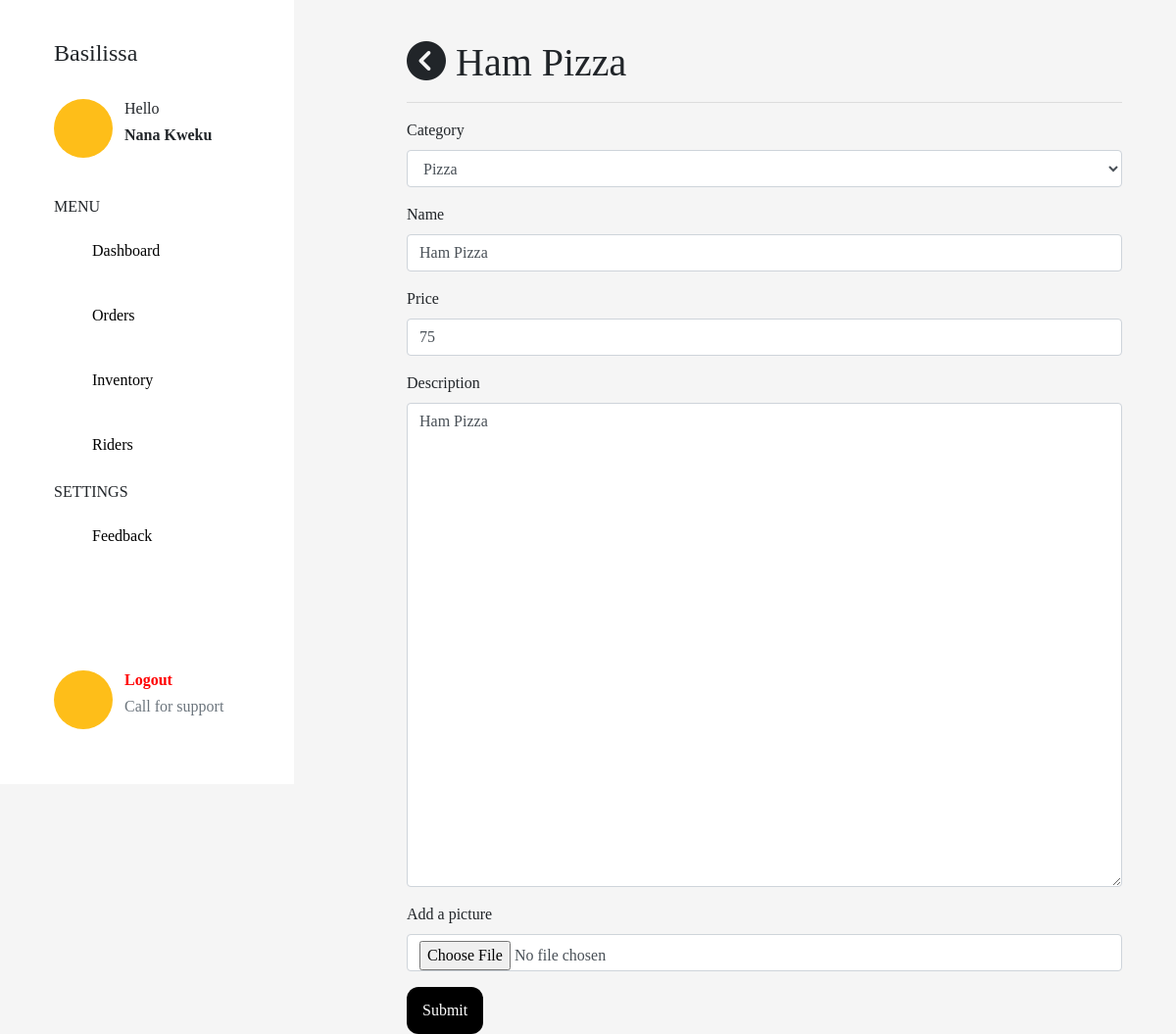
Screenshot of /item/9 with the database file from the repository.
### models.py (models this page shows, shortened)
class Item(db.Model):
    id = db.Column(db.Integer, primary_key=True)
    name = db.Column(db.String, nullable=False)
    price = db.Column(db.String, nullable=False)
    description = db.Column(db.String, nullable=False)
    category = db.Column(db.String, nullable=False)
    image_file = db.Column(db.String(200), default='default.png')
    status = db.Column(db.Boolean, default=True)

### app.py (the view, shortened to what this page needs)
@app.route('/item/<int:id>', methods=['POST','GET'])
def item(id):
    form = ItemForm()
    item = Item.query.filter_by(id=id).first()
    if request.method == 'GET':
        form.name.data = item.name
        form.price.data = item.price
        form.description.data = item.description
    return render_template('item.html', item=item, form=form)

### forms.py
class ItemForm(FlaskForm):
    name = StringField('Name', validators=[DataRequired()])
    price = StringField('Price', validators=[DataRequired()])
    description = StringField('Description', widget=TextArea(), validators=[DataRequired()])
    image = FileField('Add a picture', validators=[FileAllowed(['jpg', 'png', 'png'])])
    category = SelectField('Category', choices=[('Pizza', 'Pizza'),('Chineese','Chineese'),('Cocktails','Cocktails'),('Shawarma','Shawarma'),('Chicken','Chicken'),('Rice','Rice')])
    submit = SubmitField('Submit')

### templates/item.html (shortened to what this page needs)
{% extends "dash.html" %}
{% block body %}
<div class="container">
<form action="" method="POST">
    <h1> <i class="fas fa-chevron-circle-left" onclick="window.history.back()"></i> {{item.name}} </h1>
    <hr>
    <div class="form-group">
        {{form.category.label}}
        {{form.category (class="form-control", id="exampleInputEmail1")}}
    </div>
    <div class="form-group">
        {{form.name.label}}
        {{form.name (class="form-control", id="exampleInputEmail1")}}
    </div>
    <div class="form-group">
        {{form.price.label}}
        {{form.price (class="form-control", id="exampleInputEmail1")}}
    </div>
    <div class="form-group">
        {{form.description.label}}
        {{form.description (class="form-control", id="exampleInputEmail1", cols="35", rows="20")}}
    </div>
    <div class="form-group">
        {{form.image.label}}
        {{form.image (class="form-control", id="exampleInputEmail1")}}
    </div>
    <div class="form-group">
        {{form.submit(class="button-solid-black")}}
    </div>
</form>
</div>
{% endblock %}

### static/css/style.css (style rules this page uses)
body { font-family: 'Poppins','sans-serif'; }
.button-solid-black { background-color: black; color: white; padding: 12px 16px; border: none; border-radius: 12px; font-family: 'Poppins', 'sans-serif'; }

### rows the page displays
Item: name "Ham Pizza", category "Pizza", price "75", description "Ham Pizza"
